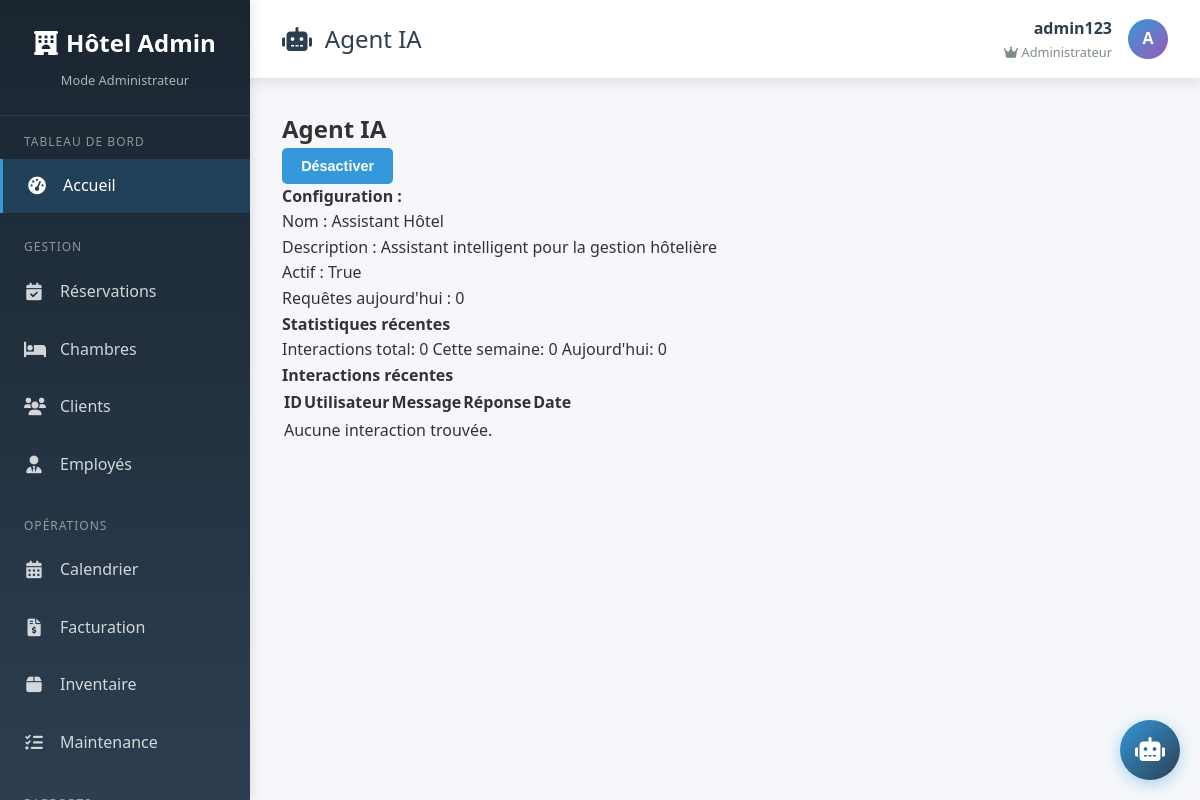
/management/agent-ia/ (signed in), run on the app's committed database.
### hotel/models.py (models this page shows, shortened)
class AgentIAConfig(models.Model):
    actif = models.BooleanField(default=True, verbose_name="Agent IA actif")
    nom_agent = models.CharField(max_length=100, default="Assistant Hôtel", verbose_name="Nom de l'agent")
    description = models.TextField(default="Assistant intelligent pour la gestion hôtelière", verbose_name="Description")
    peut_repondre_clients = models.BooleanField(default=True, verbose_name="Peut répondre aux clients")
    peut_consulter_donnees = models.BooleanField(default=True, verbose_name="Peut consulter les données")
    peut_suggerer_actions = models.BooleanField(default=True, verbose_name="Peut suggérer des actions")
    peut_generer_rapports = models.BooleanField(default=False, verbose_name="Peut générer des rapports")
    max_requetes_jour = models.IntegerField(default=1000, verbose_name="Requêtes max par jour")
    requetes_aujourd_hui = models.IntegerField(default=0, verbose_name="Requêtes aujourd'hui")
    derniere_reinitialisation = models.DateField(auto_now_add=True, verbose_name="Dernière réinitialisation")
    total_interactions = models.IntegerField(default=0, verbose_name="Total interactions")
    derniere_interaction = models.DateTimeField(null=True, blank=True, verbose_name="Dernière interaction")
    date_creation = models.DateTimeField(auto_now_add=True, verbose_name="Date de création")
    derniere_modification = models.DateTimeField(auto_now=True, verbose_name="Dernière modification")
    modifie_par = models.ForeignKey(User, on_delete=models.SET_NULL, null=True, blank=True, verbose_name="Modifié par")
    class Meta:
        verbose_name = "Configuration Agent IA"
        verbose_name_plural = "Configurations Agent IA"
    @classmethod
    def get_config(cls):
        config, created = cls.objects.get_or_create(id=1)
        return config

### hotel/views.py (the view)
# urls.py: path('management/agent-ia/', views.agent_ia_dashboard, name='agent_ia_dashboard'),
@admin_required
def agent_ia_dashboard(request):
    from .models import AgentIAConfig, AgentIAInteraction
    config = AgentIAConfig.get_config()
    from datetime import timedelta
    sept_jours = timezone.now() - timedelta(days=7)
    stats = {
        'interactions_total': AgentIAInteraction.objects.count(),
        'interactions_semaine': AgentIAInteraction.objects.filter(date_interaction__gte=sept_jours).count(),
        'interactions_aujourd_hui': config.requetes_aujourd_hui,
        'utilisateurs_uniques': AgentIAInteraction.objects.values('utilisateur').distinct().count(),
        'taux_satisfaction': 0,  # À calculer si feedback activé
    }
    interactions_recentes = AgentIAInteraction.objects.select_related('utilisateur').order_by('-date_interaction')[:50]
    feedbacks = AgentIAInteraction.objects.filter(utile__isnull=False)
    if feedbacks.exists():
        positifs = feedbacks.filter(utile=True).count()
        stats['taux_satisfaction'] = round((positifs / feedbacks.count()) * 100, 1)
    context = {
        'config': config,
        'stats': stats,
        'interactions_recentes': interactions_recentes,
    }
    return render(request, 'hotel/admin/agent_ia_dashboard.html', context)

### hotel/context_processors.py (called while the page is built)
def user_settings(request):
    settings_obj = None
    try:
        if request.user.is_authenticated:
            profile = getattr(request.user, 'profile', None)
            if profile:
                settings_obj = getattr(profile, 'settings', None)
    except Exception:
        settings_obj = None
    return {'user_settings': settings_obj}

### hotel/templates/hotel/admin/agent_ia_dashboard.html (shortened to what this page needs)
{% extends 'hotel/base.html' %}
{% block page_title %}
<i class="fas fa-robot"></i>
<span>Agent IA</span>
{% endblock %}
{% block content %}
<div class="container">
    <div class="d-flex justify-content-between align-items-center mb-3">
        <h2>Agent IA</h2>
        <div>
            <button id="toggle-agent" class="btn btn-sm btn-primary">{% if config.actif %}Désactiver{% else %}Activer{% endif %}</button>
        </div>
    </div>
    <div class="mb-3">
        <strong>Configuration :</strong>
        <ul>
            <li>Nom : {{ config.nom_agent }}</li>
            <li>Description : {{ config.description }}</li>
            <li>Actif : {{ config.actif }}</li>
            <li>Requêtes aujourd'hui : {{ config.requetes_aujourd_hui }}</li>
        </ul>
    </div>
    <h4>Statistiques récentes</h4>
    <div class="mb-3">
        <span class="badge bg-primary">Interactions total: {{ stats.interactions_total }}</span>
        <span class="badge bg-secondary">Cette semaine: {{ stats.interactions_semaine }}</span>
        <span class="badge bg-success">Aujourd'hui: {{ stats.interactions_aujourd_hui }}</span>
    </div>
    <h4>Interactions récentes</h4>
    <table class="table table-striped">
        <thead>
            <tr>
                <th>ID</th>
                <th>Utilisateur</th>
                <th>Message</th>
                <th>Réponse</th>
                <th>Date</th>
            </tr>
        </thead>
        <tbody>
            {% for it in interactions_recentes %}
            <tr>
                <td>{{ it.id }}</td>
                <td>{{ it.utilisateur.get_full_name|default:it.utilisateur.username }}</td>
                <td>{{ it.message|truncatechars:80 }}</td>
                <td>{{ it.reponse|truncatechars:80 }}</td>
                <td>{{ it.date_interaction }}</td>
            </tr>
            {% empty %}
            <tr><td colspan="5">Aucune interaction trouvée.</td></tr>
            {% endfor %}
        </tbody>
    </table>
</div>
{% endblock %}

### hotel/templates/hotel/base.html (shortened to what this page needs)
<!DOCTYPE html>
<html lang="fr">
<head>
    <link rel="stylesheet" href="https://cdnjs.cloudflare.com/ajax/libs/font-awesome/6.0.0/css/all.min.css">
</head>
<body class="{% if user_settings and user_settings.theme == 'dark' %}theme-dark{% endif %} font-{{ user_settings.font_size|default:'medium' }}">
    <aside class="sidebar" id="sidebar">
        <div class="sidebar-header">
            <div class="sidebar-logo">
                <i class="fas fa-hotel"></i>
                <span>Hôtel Admin</span>
            </div>
            <div class="sidebar-subtitle">
                {% if user.is_superuser %}
                Mode Administrateur
                {% elif user.is_staff %}
                Mode Employé
                {% else %}
                Mode Client
                {% endif %}
            </div>
        </div>
        <nav class="sidebar-nav">
            {% if user.is_authenticated %}
                <div class="nav-section">
                    <div class="nav-section-title">Tableau de bord</div>
                    <ul class="nav-links">
                        <li>
                            <a href="{% url 'dashboard_admin' %}" class="nav-link {% if 'dashboard' in request.resolver_match.url_name %}active{% endif %}">
                                <i class="fas fa-tachometer-alt"></i>
                                <span>Accueil</span>
                            </a>
                        </li>
                    </ul>
                </div>
                <div class="nav-section">
                    <div class="nav-section-title">Gestion</div>
                    <ul class="nav-links">
                        <li>
                            <a href="{% url 'reservation_list' %}" class="nav-link {% if 'reservation' in request.resolver_match.url_name %}active{% endif %}">
                                <i class="fas fa-calendar-check"></i>
                                <span>Réservations</span>
                            </a>
                        </li>
                        <li>
                            <a href="{% url 'chambre_list' %}" class="nav-link {% if 'chambre' in request.resolver_match.url_name %}active{% endif %}">
                                <i class="fas fa-bed"></i>
                                <span>Chambres</span>
                            </a>
                        </li>
                        <li>
                            <a href="{% url 'client_list' %}" class="nav-link {% if 'client' in request.resolver_match.url_name %}active{% endif %}">
                                <i class="fas fa-users"></i>
                                <span>Clients</span>
                            </a>
                        </li>
                        {% if user.is_staff or user.is_superuser %}
                        <li>
                            <a href="{% url 'employee_list' %}" class="nav-link {% if 'employee' in request.resolver_match.url_name %}active{% endif %}">
                                <i class="fas fa-user-tie"></i>
                                <span>Employés</span>
                            </a>
                        </li>
                        {% endif %}
                    </ul>
                </div>
                {% if user.is_staff %}
                <div class="nav-section">
                    <div class="nav-section-title">Opérations</div>
                    <ul class="nav-links">
                        <li>
                            <a href="{% url 'calendar' %}" class="nav-link {% if 'calendar' in request.resolver_match.url_name %}active{% endif %}">
                                <i class="fas fa-calendar-alt"></i>
                                <span>Calendrier</span>
                            </a>
                        </li>
                        <li>
                            <a href="{% url 'billing_list' %}" class="nav-link {% if 'billing' in request.resolver_match.url_name %}active{% endif %}">
                                <i class="fas fa-file-invoice-dollar"></i>
                                <span>Facturation</span>
                            </a>
                        </li>
                        <li>
                            <a href="{% url 'inventory_list' %}" class="nav-link {% if 'inventory' in request.resolver_match.url_name %}active{% endif %}">
                                <i class="fas fa-box"></i>
                                <span>Inventaire</span>
                            </a>
                        </li>
                        <li>
                            <a href="{% url 'maintenance_list' %}" class="nav-link {% if 'maintenance' in request.resolver_match.url_name %}active{% endif %}">
                                <i class="fas fa-tasks"></i>
                                <span>Maintenance</span>
                            </a>
                        </li>
                    </ul>
                </div>
                {% endif %}
                {% if user.is_staff %}
                <div class="nav-section">
                    <div class="nav-section-title">Rapports</div>
                </div>
                {% endif %}
            {% endif %}
        </nav>
    </aside>
    <main class="main-content" id="mainContent">
        <div class="top-bar">
            <div class="page-title">
                {% block page_title %}{% endblock %}
            </div>
            {% if user.is_authenticated %}
            <div class="user-menu">
                <div class="user-info">
                    <div class="user-name">
                        {% if user.get_full_name %}
                            {{ user.get_full_name }}
                        {% else %}
                            {{ user.username }}
                        {% endif %}
                    </div>
                    <div class="user-role">
                        {% if user.is_superuser %}
                            <i class="fas fa-crown"></i> Administrateur
                        {% elif user.is_staff %}
                            <i class="fas fa-user-tie"></i> Employé
                        {% else %}
                            <i class="fas fa-user"></i> Client
                        {% endif %}
                    </div>
                </div>
                <div class="user-avatar">
                    {% if user.get_full_name %}
                        {{ user.get_full_name|first|upper }}
                    {% else %}
                        {{ user.username|first|upper }}
                    {% endif %}
                </div>
            </div>
            {% endif %}
        </div>
        <div class="content-area">
            {% block content %}{% endblock %}
        </div>
    </main>
    {% if user.is_authenticated %}
    <div id="chatbot-container">
        <button id="chatbot-toggle" class="pulse" title="Assistant IA">
            <i class="fas fa-robot"></i>
        </button>
    </div>
    {% endif %}
</body>
</html>

### hotel/templates/hotel/base.html (style rules this page uses)
:root { --primary-blue: #2c3e50; --secondary-blue: #3498db; --accent-blue: #2980b9; --light-blue: #ecf0f1; --dark-blue: #1a2530; --success-green: #27ae60; --warning-orange: #f39c12; --danger-red: #e74c3c; --purple: #9b59b6; --text-dark: #333; --text-light: #7f8c8d; --white: #ffffff; --shadow: 0 5px 15px rgba(0, 0, 0, 0.1); --transition: all 0.3s ease; --sidebar-width: 250px; }
.font-medium { font-size: 16px; }
* { margin: 0; padding: 0; box-sizing: border-box; }
body { font-family: 'Segoe UI', Tahoma, Geneva, Verdana, sans-serif; line-height: 1.6; color: var(--text-dark); background-color: #f5f7fa; display: flex; min-height: 100vh; }
a { text-decoration: none; color: inherit; transition: var(--transition); }
ul { list-style: none; }
.sidebar { width: var(--sidebar-width); background: linear-gradient(180deg, var(--dark-blue), var(--primary-blue)); color: var(--white); position: fixed; height: 100vh; overflow-y: auto; transition: var(--transition); z-index: 1000; box-shadow: 2px 0 10px rgba(0, 0, 0, 0.1); }
.sidebar-header { padding: 1.5rem; border-bottom: 1px solid rgba(255, 255, 255, 0.1); text-align: center; }
.sidebar-logo { font-size: 1.5rem; font-weight: 700; color: var(--white); display: flex; align-items: center; justify-content: center; gap: 0.5rem; margin-bottom: 0.5rem; }
.sidebar-subtitle { font-size: 0.8rem; opacity: 0.7; color: var(--light-blue); }
.sidebar-nav { padding: 1rem 0; }
.nav-section { margin-bottom: 1.5rem; }
.nav-section-title { font-size: 0.75rem; text-transform: uppercase; letter-spacing: 1px; color: rgba(255, 255, 255, 0.5); padding: 0 1.5rem; margin-bottom: 0.5rem; }
.nav-links { display: flex; flex-direction: column; gap: 0.2rem; }
.nav-link { display: flex; align-items: center; gap: 1rem; padding: 0.9rem 1.5rem; color: rgba(255, 255, 255, 0.8); transition: var(--transition); position: relative; }
.nav-link.active { background: rgba(52, 152, 219, 0.2); color: var(--white); border-left: 3px solid var(--secondary-blue); }
.nav-link i { width: 20px; text-align: center; font-size: 1.1rem; }
.main-content { flex: 1; margin-left: var(--sidebar-width); padding: 0; transition: var(--transition); }
.top-bar { background: var(--white); padding: 1rem 2rem; box-shadow: var(--shadow); display: flex; justify-content: space-between; align-items: center; position: sticky; top: 0; z-index: 100; }
.page-title { color: var(--primary-blue); font-size: 1.5rem; display: flex; align-items: center; gap: 0.8rem; }
.user-menu { display: flex; align-items: center; gap: 1rem; }
.user-info { text-align: right; }
.user-name { font-weight: 600; color: var(--primary-blue); }
.user-role { font-size: 0.8rem; color: var(--text-light); }
.user-avatar { width: 40px; height: 40px; background: linear-gradient(135deg, var(--secondary-blue), var(--purple)); border-radius: 50%; display: flex; align-items: center; justify-content: center; color: white; font-weight: 600; }
.content-area { padding: 2rem; min-height: calc(100vh - 80px); }
.btn { display: inline-flex; align-items: center; gap: 0.5rem; padding: 0.6rem 1.2rem; border-radius: 5px; font-weight: 600; border: none; cursor: pointer; transition: var(--transition); font-size: 0.9rem; }
.btn-primary { background: var(--secondary-blue); color: white; }
#chatbot-container { position: fixed; bottom: 20px; right: 20px; z-index: 1000; }
#chatbot-toggle { width: 60px; height: 60px; border-radius: 50%; background: linear-gradient(135deg, var(--secondary-blue), var(--primary-blue)); color: white; border: none; box-shadow: 0 4px 15px rgba(52, 152, 219, 0.4); cursor: pointer; font-size: 1.5rem; transition: all 0.3s ease; position: relative; }
#chatbot-toggle.pulse { animation: pulse 2s infinite; }

### data on the page
AgentIAConfig: nom_agent "Assistant Hôtel", description "Assistant intelligent pour la gestion hôtelière", actif "True", requetes_aujourd_hui "0"

### other printed values
{{ user.username }} "admin123"
{{ user.username|first|upper }} "A"
{{ stats.interactions_total }} "0"
{{ stats.interactions_semaine }} "0"
{{ stats.interactions_aujourd_hui }} "0"
